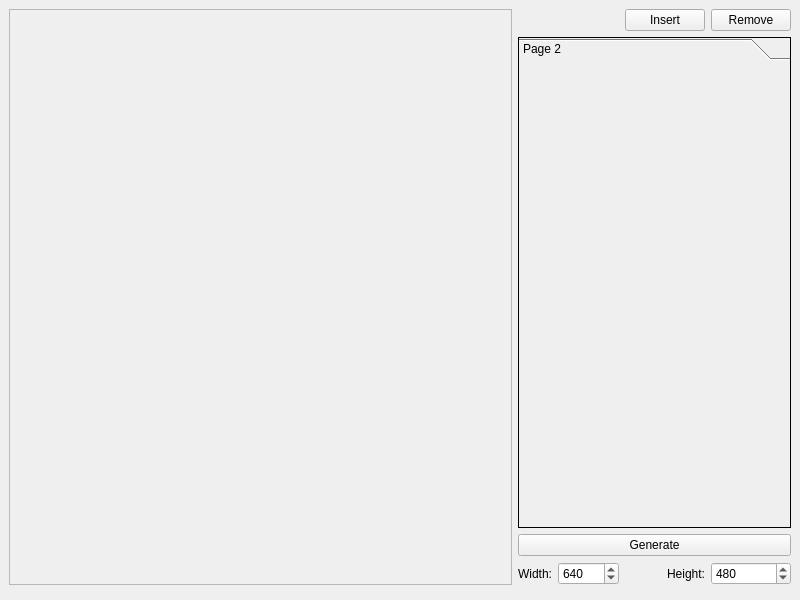
<?xml version="1.0" encoding="UTF-8"?>
<ui version="4.0">
 <class>MainWindow</class>
 <widget class="QMainWindow" name="MainWindow">
  <property name="geometry">
   <rect>
    <x>0</x>
    <y>0</y>
    <width>800</width>
    <height>600</height>
   </rect>
  </property>
  <property name="windowTitle">
   <string>Model generator</string>
  </property>
  <widget class="QWidget" name="centralwidget">
   <layout class="QGridLayout" name="gridLayout" rowstretch="0,0,0,0,0" columnstretch="1,0,0,0,0">
    <item row="4" column="1" colspan="2">
     <widget class="ColorSelectionWidget" name="colorLower" native="true"/>
    </item>
    <item row="3" column="1">
     <widget class="QLabel" name="label_2">
      <property name="text">
       <string>Width:</string>
      </property>
      <property name="alignment">
       <set>Qt::AlignRight|Qt::AlignTrailing|Qt::AlignVCenter</set>
      </property>
     </widget>
    </item>
    <item row="0" column="4">
     <widget class="QPushButton" name="pbRemove">
      <property name="text">
       <string>Remove</string>
      </property>
     </widget>
    </item>
    <item row="1" column="1" colspan="4">
     <widget class="QToolBox" name="toolBoxModelLayer">
      <property name="frameShape">
       <enum>QFrame::Box</enum>
      </property>
      <property name="currentIndex">
       <number>0</number>
      </property>
      <widget class="QWidget" name="layer_1">
       <property name="geometry">
        <rect>
         <x>0</x>
         <y>0</y>
         <width>255</width>
         <height>453</height>
        </rect>
       </property>
       <attribute name="label">
        <string>Page 2</string>
       </attribute>
      </widget>
     </widget>
    </item>
    <item row="3" column="2">
     <widget class="QSpinBox" name="sbWidth">
      <property name="sizePolicy">
       <sizepolicy hsizetype="Expanding" vsizetype="Fixed">
        <horstretch>0</horstretch>
        <verstretch>0</verstretch>
       </sizepolicy>
      </property>
      <property name="maximum">
       <number>20000</number>
      </property>
      <property name="value">
       <number>640</number>
      </property>
     </widget>
    </item>
    <item row="3" column="4">
     <widget class="QSpinBox" name="sbHeight">
      <property name="sizePolicy">
       <sizepolicy hsizetype="Expanding" vsizetype="Fixed">
        <horstretch>0</horstretch>
        <verstretch>0</verstretch>
       </sizepolicy>
      </property>
      <property name="maximum">
       <number>20000</number>
      </property>
      <property name="value">
       <number>480</number>
      </property>
     </widget>
    </item>
    <item row="3" column="3">
     <widget class="QLabel" name="label_3">
      <property name="text">
       <string>Height:</string>
      </property>
      <property name="alignment">
       <set>Qt::AlignRight|Qt::AlignTrailing|Qt::AlignVCenter</set>
      </property>
     </widget>
    </item>
    <item row="2" column="1" colspan="4">
     <widget class="QPushButton" name="pbGenerate">
      <property name="text">
       <string>Generate</string>
      </property>
     </widget>
    </item>
    <item row="0" column="3">
     <widget class="QPushButton" name="pbInsert">
      <property name="text">
       <string>Insert</string>
      </property>
     </widget>
    </item>
    <item row="4" column="3" colspan="2">
     <widget class="ColorSelectionWidget" name="colorUpper" native="true"/>
    </item>
    <item row="0" column="0" rowspan="4">
     <widget class="QScrollArea" name="scrollVisualArea">
      <property name="widgetResizable">
       <bool>true</bool>
      </property>
      <widget class="QWidget" name="scrollAreaWidgetContents">
       <property name="geometry">
        <rect>
         <x>0</x>
         <y>0</y>
         <width>517</width>
         <height>564</height>
        </rect>
       </property>
       <layout class="QHBoxLayout" name="horizontalLayout">
        <property name="spacing">
         <number>0</number>
        </property>
        <property name="leftMargin">
         <number>0</number>
        </property>
        <property name="topMargin">
         <number>0</number>
        </property>
        <property name="rightMargin">
         <number>0</number>
        </property>
        <property name="bottomMargin">
         <number>0</number>
        </property>
        <item>
         <widget class="QLabel" name="labelModelImage">
          <property name="text">
           <string/>
          </property>
          <property name="scaledContents">
           <bool>true</bool>
          </property>
         </widget>
        </item>
       </layout>
      </widget>
     </widget>
    </item>
   </layout>
  </widget>
 </widget>
 <customwidgets>
  <customwidget>
   <class>ColorSelectionWidget</class>
   <extends>QWidget</extends>
   <header location="global">colorselectionwidget.h</header>
   <container>1</container>
  </customwidget>
 </customwidgets>
 <resources/>
 <connections/>
</ui>
